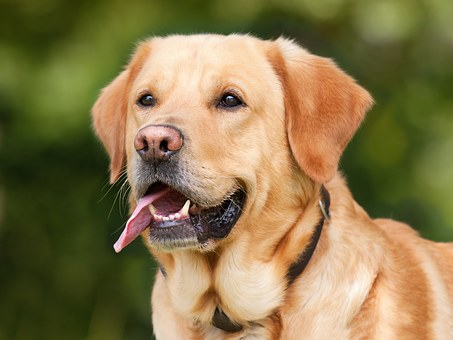
#> input picture 6_Deep Learning/4_Digital Image Processing/2_Bit Plane Slicing/images/dog.jpg, 453 x 340 px
$ jupyter execute 2_contrast_stretching.ipynb   (shell and % lines are left out)
#> lines starting #> are read from the running program, lines starting #| are printed output that depends on the picture
# Contrast Stretching

Contrast stretching (often called normalization) is a simple image enhancement technique that attempts to improve the contrast in an image by `stretching' the range of intensity values it contains to span a desired range of values, e.g. the the full range of pixel values that the image type concerned allows.

## Import necessary libraries

[cell 1]
# Importing modules from skimage to read and display images
import skimage
from skimage.io import imshow, imread, imsave
from skimage.transform import resize
import numpy as np
import pandas as pd
import cv2

import matplotlib.pyplot as plt

import warnings
warnings.filterwarnings('ignore')

print('skimage version:', skimage.__version__)

[cell 2]
# Read the image
image = imread('images/dog.jpg')
#> image is the input picture: shape (340, 453, 3); mean R, G, B 136.4, 119.6, 76.2

# Load the image
imshow(image)

[cell 3]
original = image.copy()
xp = [0, 64, 128, 192, 255]
fp = [0, 16, 128, 240, 255]
x = np.arange(256)

table = np.interp(x, xp, fp).astype('uint8')
img = cv2.LUT(image, table)
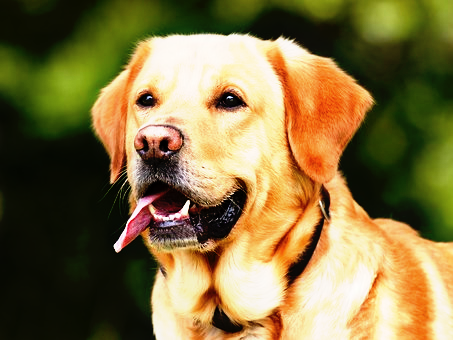
#> img: shape (340, 453, 3); mean R, G, B 130.3, 113.5, 66.4

# compare2 = np.concatenate((original, image), axis=1)
# imshow(compare2)

titles = ['Original Image', 'Enhanced Image']
images = [original, img]
count = 2

for i in range(count):
    plt.subplot(1, 2, i + 1)
    plt.title(titles[i])
    plt.imshow(images[i])

plt.show()
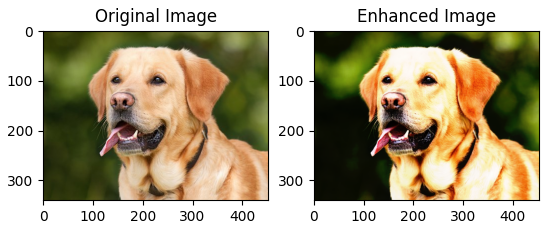
#> figure drawn by matplotlib, 2 panels
